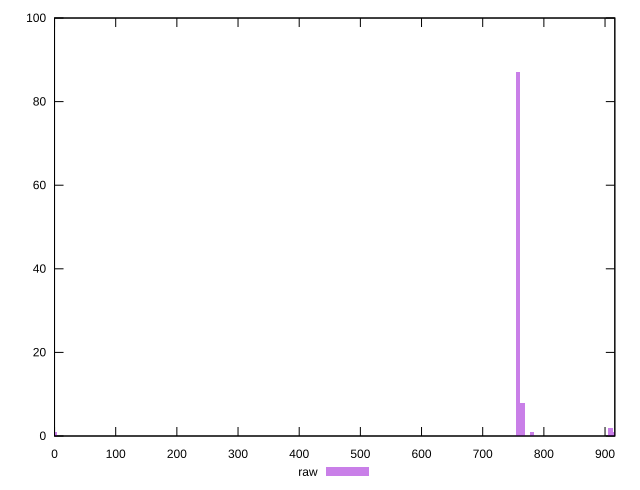

Reproduce this figure in gnuplot.
reset

$raw <<EOF
0 1
765.353179624244 8
757.7754253705388 87
916.9082646983518 1
780.5086881316548 1
909.3305104446464 2
EOF

set key outside below
set boxwidth 7.577754253705387
set xrange [0:916]
set yrange [0:100]
set trange [0:100]
set style fill transparent solid 0.5 noborder
set terminal svg size 640, 490 enhanced background rgb 'white'
set output "report_00023_2021-02-20T12:14:57.249Z/uses-rel-preload/samples/pages+cached/raw/histogram.svg"

plot $raw title "raw" with boxes

reset
